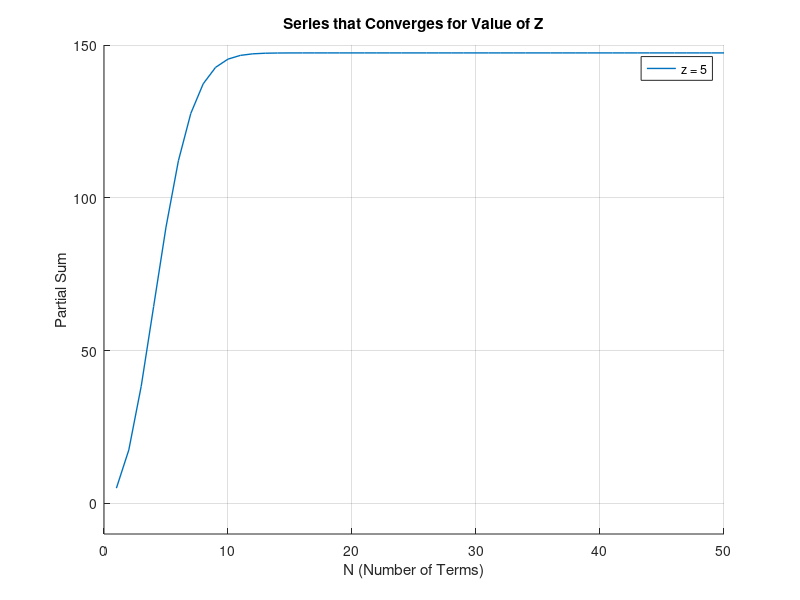

Reproduce this figure in MATLAB.
z_values = 5; 
N_max = 50;
N = 1:N_max;

figure; hold on;
for z = z_values
    partial_sums = zeros(1, N_max);ss
    current_sum = 0;
    for n = 1:N_max
        term = (z^n) / factorial(n);
        current_sum = current_sum + term;
        partial_sums(n) = current_sum;
    end
    plot(N, partial_sums, 'DisplayName', ['z = ', num2str(z)], 'LineWidth', 1);
end

xlabel('N (Number of Terms)'); 
ylabel('Partial Sum');
ylim([-20, 160]);
xlim([0, 25]);
axis([0 50 -10 150]);
title('Series that Converges for Value of Z');
legend show; grid on;
hold off;
